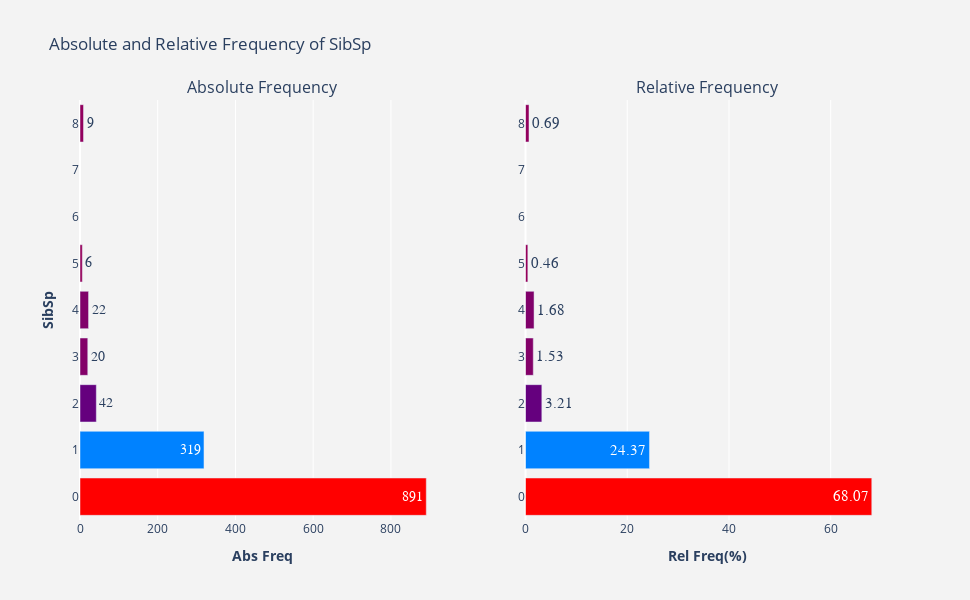

The cell this chart's notebook holds for it:
### Markdown cell above
**Findings:** It seems Ticket also has too many unique categories (929). Being an alphanumeric type variable, we must process Ticket to get any useful insights about survival.

### 4.1.8 SibSp  <a id="4.1.8"></a>

### Code cell
"""Plot the absolute and relative frequency of SibSp to investigate its distribution."""
plotFrequency(merged.SibSp)

### Figure 1 — Plotly figure (JSON) as saved in the notebook; plotly's stock layout.template omitted (floating-point values rounded to 4 significant figures)
{"data": [{"hoverinfo": "x+y", "marker": {"color": [891, 319, 42, 22, 20, 9, 6], "colorscale": [[0, "rgb(150,0,90)"], [0.125, "rgb(0,0,200)"], [0.25, "rgb(0,25,255)"], [0.375, "rgb(0,152,255)"], [0.5, "rgb(44,255,150)"], [0.625, "rgb(151,255,0)"], [0.75, "rgb(255,234,0)"], [0.875, "rgb(255,111,0)"], [1, "rgb(255,0,0)"]]}, "name": "Abs Freq", "orientation": "h", "text": [891, 319, 42, 22, 20, 9, 6], "textfont": {"family": "sans serif", "size": 14}, "textposition": "auto", "type": "bar", "x": [891, 319, 42, 22, 20, 9, 6], "xaxis": "x", "y": [0, 1, 2, 4, 3, 8, 5], "yaxis": "y"}, {"hoverinfo": "x+y", "marker": {"color": [68.07, 24.37, 3.21, 1.68, 1.53, 0.69, 0.46], "colorscale": [[0, "rgb(150,0,90)"], [0.125, "rgb(0,0,200)"], [0.25, "rgb(0,25,255)"], [0.375, "rgb(0,152,255)"], [0.5, "rgb(44,255,150)"], [0.625, "rgb(151,255,0)"], [0.75, "rgb(255,234,0)"], [0.875, "rgb(255,111,0)"], [1, "rgb(255,0,0)"]]}, "name": "Rel Freq(%)", "orientation": "h", "text": [68.07, 24.37, 3.21, 1.68, 1.53, 0.69, 0.46], "textfont": {"family": "sans serif", "size": 15}, "textposition": "auto", "type": "bar", "x": [68.07, 24.37, 3.21, 1.68, 1.53, 0.69, 0.46], "xaxis": "x2", "y": [0, 1, 2, 4, 3, 8, 5], "yaxis": "y2"}], "layout": {"annotations": [{"font": {"size": 16}, "showarrow": false, "text": "Absolute Frequency", "x": 0.225, "xanchor": "center", "xref": "paper", "y": 1, "yanchor": "bottom", "yref": "paper"}, {"font": {"size": 16}, "showarrow": false, "text": "Relative Frequency", "x": 0.775, "xanchor": "center", "xref": "paper", "y": 1, "yanchor": "bottom", "yref": "paper"}], "height": 600, "hovermode": "closest", "paper_bgcolor": "rgb(243, 243, 243)", "plot_bgcolor": "rgb(243, 243, 243)", "showlegend": false, "title": {"text": "Absolute and Relative Frequency of SibSp"}, "width": 970, "xaxis": {"anchor": "y", "domain": [0, 0.45], "title": {"text": "<b>Abs Freq</b>"}}, "xaxis2": {"anchor": "y2", "domain": [0.55, 1], "title": {"text": "<b>Rel Freq(%)</b>"}}, "yaxis": {"anchor": "x", "domain": [0, 1], "title": {"text": "<b>SibSp</b>"}}, "yaxis2": {"anchor": "x2", "domain": [0, 1]}}}
